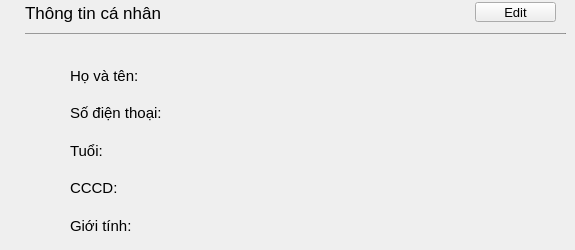
                     <widget class="QWidget" name="page">
                      <widget class="QLabel" name="label_6">
                       <property name="geometry">
                        <rect>
                         <x>25</x>
                         <y>2</y>
                         <width>151</width>
                         <height>21</height>
                        </rect>
                       </property>
                       <property name="font">
                        <font>
                         <pointsize>13</pointsize>
                        </font>
                       </property>
                       <property name="text">
                        <string>Thông tin cá nhân</string>
                       </property>
                      </widget>
                      <widget class="Line" name="line_2">
                       <property name="geometry">
                        <rect>
                         <x>25</x>
                         <y>33</y>
                         <width>541</width>
                         <height>1</height>
                        </rect>
                       </property>
                       <property name="maximumSize">
                        <size>
                         <width>16777215</width>
                         <height>1</height>
                        </size>
                       </property>
                       <property name="styleSheet">
                        <string notr="true">background-color: rgb(133, 133, 133);</string>
                       </property>
                       <property name="orientation">
                        <enum>Qt::Orientation::Horizontal</enum>
                       </property>
                      </widget>
                      <widget class="QPushButton" name="editprofilebtn">
                       <property name="geometry">
                        <rect>
                         <x>475</x>
                         <y>2</y>
                         <width>81</width>
                         <height>20</height>
                        </rect>
                       </property>
                       <property name="font">
                        <font>
                         <pointsize>10</pointsize>
                        </font>
                       </property>
                       <property name="text">
                        <string>Edit</string>
                       </property>
                       <property name="icon">
                        <iconset resource="Resources.qrc">
                         <normaloff>:/new/prefix1/Resources/edit.png</normaloff>:/new/prefix1/Resources/edit.png</iconset>
                       </property>
                      </widget>
                      <widget class="QWidget" name="layoutWidget5">
                       <property name="geometry">
                        <rect>
                         <x>70</x>
                         <y>60</y>
                         <width>331</width>
                         <height>181</height>
                        </rect>
                       </property>
                       <layout class="QVBoxLayout" name="verticalLayout_8">
                        <item>
                         <layout class="QHBoxLayout" name="horizontalLayout_4">
                          <item>
                           <widget class="QLabel" name="label_7">
                            <property name="font">
                             <font>
                              <pointsize>11</pointsize>
                             </font>
                            </property>
                            <property name="text">
                             <string>Họ và tên:</string>
                            </property>
                           </widget>
                          </item>
                          <item>
                           <widget class="QLabel" name="name">
                            <property name="font">
                             <font>
                              <pointsize>11</pointsize>
                             </font>
                            </property>
                            <property name="text">
                             <string/>
                            </property>
                           </widget>
                          </item>
                         </layout>
                        </item>
                        <item>
                         <layout class="QHBoxLayout" name="horizontalLayout_5">
                          <item>
                           <widget class="QLabel" name="label_9">
                            <property name="font">
                             <font>
                              <pointsize>11</pointsize>
                             </font>
                            </property>
                            <property name="text">
                             <string>Số điện thoại: </string>
                            </property>
                           </widget>
                          </item>
                          <item>
                           <widget class="QLabel" name="sdt">
                            <property name="font">
                             <font>
                              <pointsize>11</pointsize>
                             </font>
                            </property>
                            <property name="text">
                             <string/>
                            </property>
                           </widget>
                          </item>
                         </layout>
                        </item>
                        <item>
                         <layout class="QHBoxLayout" name="horizontalLayout_6">
                          <item>
                           <widget class="QLabel" name="label_11">
                            <property name="font">
                             <font>
                              <pointsize>11</pointsize>
                             </font>
                            </property>
                            <property name="text">
                             <string>Tuổi:</string>
                            </property>
                           </widget>
                          </item>
                          <item>
                           <widget class="QLabel" name="age">
                            <property name="font">
                             <font>
                              <pointsize>11</pointsize>
                             </font>
                            </property>
                            <property name="text">
                             <string/>
                            </property>
                           </widget>
                          </item>
                         </layout>
                        </item>
                        <item>
                         <layout class="QHBoxLayout" name="horizontalLayout_7">
                          <item>
                           <widget class="QLabel" name="label_13">
                            <property name="font">
                             <font>
                              <pointsize>11</pointsize>
                             </font>
                            </property>
                            <property name="text">
                             <string>CCCD:</string>
                            </property>
                           </widget>
                          </item>
                          <item>
                           <widget class="QLabel" name="cccd">
                            <property name="font">
                             <font>
                              <pointsize>11</pointsize>
                             </font>
                            </property>
                            <property name="text">
                             <string/>
                            </property>
                           </widget>
                          </item>
                         </layout>
                        </item>
                        <item>
                         <layout class="QHBoxLayout" name="horizontalLayout_8">
                          <item>
                           <widget class="QLabel" name="label_15">
                            <property name="font">
                             <font>
                              <pointsize>11</pointsize>
                             </font>
                            </property>
                            <property name="text">
                             <string>Giới tính:</string>
                            </property>
                           </widget>
                          </item>
                          <item>
                           <widget class="QLabel" name="gender">
                            <property name="font">
                             <font>
                              <pointsize>11</pointsize>
                             </font>
                            </property>
                            <property name="text">
                             <string/>
                            </property>
                           </widget>
                          </item>
                         </layout>
                        </item>
                       </layout>
                      </widget>
                     </widget>
